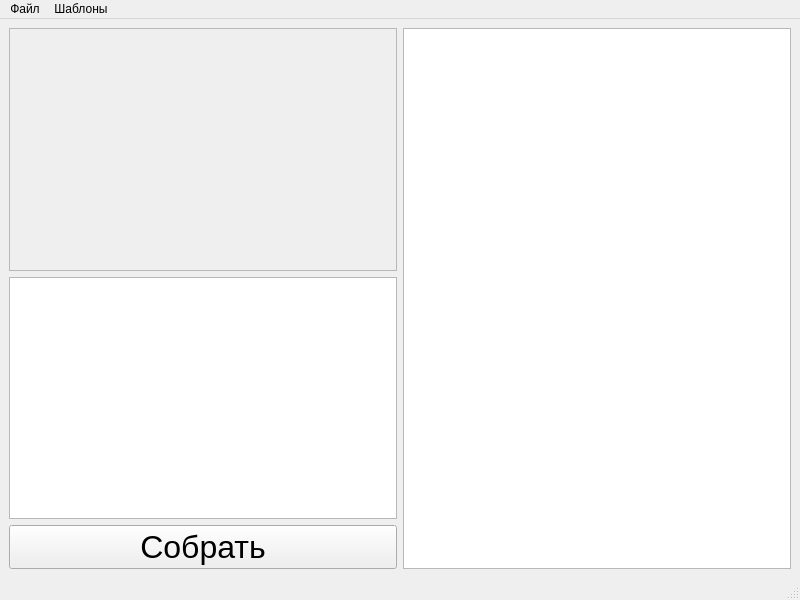
<?xml version="1.0" encoding="UTF-8"?>
<ui version="4.0">
 <class>MainWindow</class>
 <widget class="QMainWindow" name="MainWindow">
  <property name="geometry">
   <rect>
    <x>0</x>
    <y>0</y>
    <width>800</width>
    <height>600</height>
   </rect>
  </property>
  <property name="windowTitle">
   <string>MainWindow</string>
  </property>
  <widget class="QWidget" name="centralwidget">
   <layout class="QHBoxLayout" name="horizontalLayout">
    <item>
     <layout class="QGridLayout" name="gridLayout">
      <item row="0" column="1" rowspan="3">
       <widget class="QGraphicsView" name="graphicsView"/>
      </item>
      <item row="0" column="0">
       <widget class="QScrollArea" name="scrollArea">
        <property name="widgetResizable">
         <bool>true</bool>
        </property>
        <widget class="QWidget" name="scrollAreaWidgetContents">
         <property name="geometry">
          <rect>
           <x>0</x>
           <y>0</y>
           <width>385</width>
           <height>238</height>
          </rect>
         </property>
         <layout class="QVBoxLayout" name="verticalLayout_2">
          <item>
           <layout class="QVBoxLayout" name="vertical_layout"/>
          </item>
         </layout>
        </widget>
       </widget>
      </item>
      <item row="2" column="0">
       <widget class="QPushButton" name="pushButton">
        <property name="font">
         <font>
          <pointsize>24</pointsize>
         </font>
        </property>
        <property name="autoFillBackground">
         <bool>false</bool>
        </property>
        <property name="text">
         <string>Собрать</string>
        </property>
       </widget>
      </item>
      <item row="1" column="0">
       <widget class="QListView" name="listView">
        <property name="minimumSize">
         <size>
          <width>350</width>
          <height>150</height>
         </size>
        </property>
       </widget>
      </item>
     </layout>
    </item>
   </layout>
  </widget>
  <widget class="QMenuBar" name="menubar">
   <property name="geometry">
    <rect>
     <x>0</x>
     <y>0</y>
     <width>800</width>
     <height>20</height>
    </rect>
   </property>
   <widget class="QMenu" name="menu">
    <property name="title">
     <string>Шаблоны</string>
    </property>
   </widget>
   <widget class="QMenu" name="file">
    <property name="title">
     <string>Файл</string>
    </property>
   </widget>
   <addaction name="file"/>
   <addaction name="menu"/>
  </widget>
  <widget class="QStatusBar" name="statusbar"/>
  <action name="action">
   <property name="text">
    <string>Сохранить как</string>
   </property>
  </action>
  <action name="action_2">
   <property name="text">
    <string>Загрузить</string>
   </property>
  </action>
 </widget>
 <resources/>
 <connections/>
</ui>
